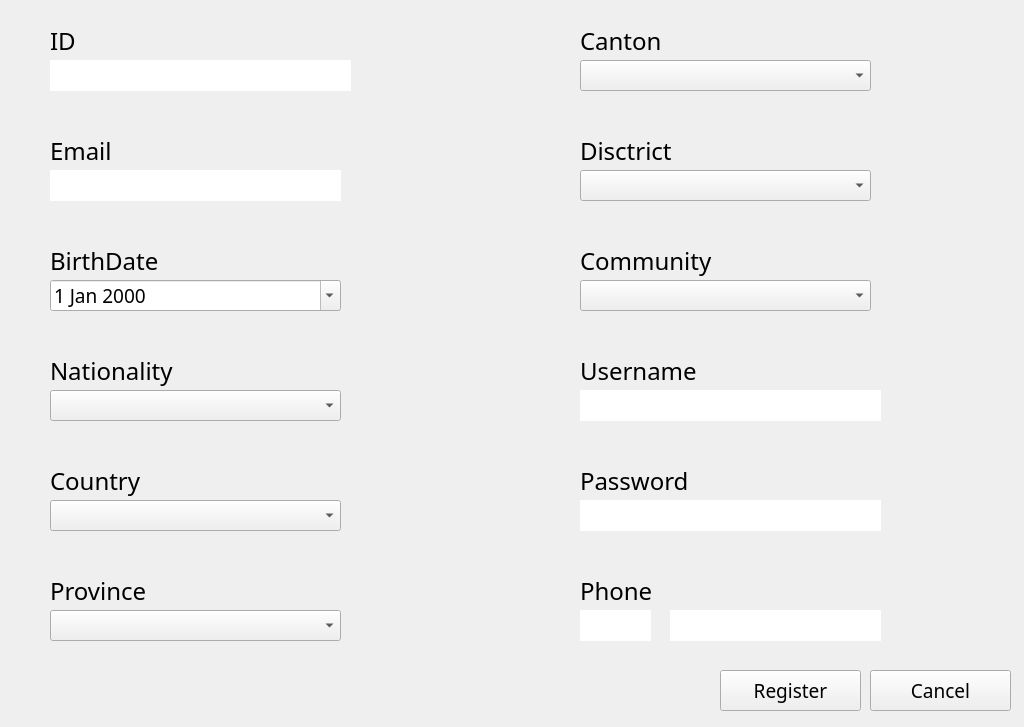
<?xml version="1.0" encoding="UTF-8"?>
<ui version="4.0">
 <class>RegisterPage</class>
 <widget class="QWidget" name="RegisterPage">
  <property name="geometry">
   <rect>
    <x>0</x>
    <y>0</y>
    <width>1024</width>
    <height>727</height>
   </rect>
  </property>
  <property name="sizePolicy">
   <sizepolicy hsizetype="Fixed" vsizetype="Fixed">
    <horstretch>0</horstretch>
    <verstretch>0</verstretch>
   </sizepolicy>
  </property>
  <property name="maximumSize">
   <size>
    <width>1024</width>
    <height>727</height>
   </size>
  </property>
  <property name="windowTitle">
   <string>Register</string>
  </property>
  <widget class="QLabel" name="Register_Background">
   <property name="geometry">
    <rect>
     <x>0</x>
     <y>0</y>
     <width>1024</width>
     <height>727</height>
    </rect>
   </property>
   <property name="sizePolicy">
    <sizepolicy hsizetype="Fixed" vsizetype="Fixed">
     <horstretch>0</horstretch>
     <verstretch>0</verstretch>
    </sizepolicy>
   </property>
   <property name="text">
    <string/>
   </property>
  </widget>
  <widget class="QLabel" name="Register_PasswordLabel">
   <property name="geometry">
    <rect>
     <x>580</x>
     <y>460</y>
     <width>141</width>
     <height>41</height>
    </rect>
   </property>
   <property name="font">
    <font>
     <family>Source Sans Pro</family>
     <pointsize>18</pointsize>
     <weight>50</weight>
     <bold>false</bold>
    </font>
   </property>
   <property name="text">
    <string>Password</string>
   </property>
  </widget>
  <widget class="QPushButton" name="Register_CancelButton">
   <property name="geometry">
    <rect>
     <x>870</x>
     <y>670</y>
     <width>141</width>
     <height>41</height>
    </rect>
   </property>
   <property name="font">
    <font>
     <family>Coolvetica Rg</family>
     <pointsize>14</pointsize>
    </font>
   </property>
   <property name="text">
    <string>Cancel</string>
   </property>
  </widget>
  <widget class="QLabel" name="Register_UsernameLabel">
   <property name="geometry">
    <rect>
     <x>580</x>
     <y>350</y>
     <width>141</width>
     <height>41</height>
    </rect>
   </property>
   <property name="font">
    <font>
     <family>Source Sans Pro</family>
     <pointsize>18</pointsize>
    </font>
   </property>
   <property name="text">
    <string>Username</string>
   </property>
  </widget>
  <widget class="QPushButton" name="Register_RegisterButton">
   <property name="geometry">
    <rect>
     <x>720</x>
     <y>670</y>
     <width>141</width>
     <height>41</height>
    </rect>
   </property>
   <property name="font">
    <font>
     <family>Coolvetica Rg</family>
     <pointsize>14</pointsize>
    </font>
   </property>
   <property name="text">
    <string>Register</string>
   </property>
   <property name="flat">
    <bool>false</bool>
   </property>
  </widget>
  <widget class="QLabel" name="Register_PersonIDLabel">
   <property name="geometry">
    <rect>
     <x>50</x>
     <y>20</y>
     <width>141</width>
     <height>41</height>
    </rect>
   </property>
   <property name="font">
    <font>
     <family>Source Sans Pro</family>
     <pointsize>18</pointsize>
     <weight>50</weight>
     <bold>false</bold>
    </font>
   </property>
   <property name="text">
    <string>ID</string>
   </property>
  </widget>
  <widget class="QLabel" name="Register_EmailLabel">
   <property name="geometry">
    <rect>
     <x>50</x>
     <y>130</y>
     <width>141</width>
     <height>41</height>
    </rect>
   </property>
   <property name="font">
    <font>
     <family>Source Sans Pro</family>
     <pointsize>18</pointsize>
     <weight>50</weight>
     <bold>false</bold>
    </font>
   </property>
   <property name="text">
    <string>Email</string>
   </property>
  </widget>
  <widget class="QLabel" name="Register_BirthDateLabel">
   <property name="geometry">
    <rect>
     <x>50</x>
     <y>240</y>
     <width>141</width>
     <height>41</height>
    </rect>
   </property>
   <property name="font">
    <font>
     <family>Source Sans Pro</family>
     <pointsize>18</pointsize>
     <weight>50</weight>
     <bold>false</bold>
    </font>
   </property>
   <property name="text">
    <string>BirthDate</string>
   </property>
  </widget>
  <widget class="QDateEdit" name="Register_BirthDateInput">
   <property name="geometry">
    <rect>
     <x>50</x>
     <y>280</y>
     <width>291</width>
     <height>31</height>
    </rect>
   </property>
   <property name="font">
    <font>
     <family>Source Sans Pro</family>
     <pointsize>14</pointsize>
    </font>
   </property>
   <property name="wrapping">
    <bool>false</bool>
   </property>
   <property name="frame">
    <bool>true</bool>
   </property>
   <property name="buttonSymbols">
    <enum>QAbstractSpinBox::UpDownArrows</enum>
   </property>
   <property name="maximumDate">
    <date>
     <year>2200</year>
     <month>12</month>
     <day>31</day>
    </date>
   </property>
   <property name="minimumDate">
    <date>
     <year>1900</year>
     <month>9</month>
     <day>14</day>
    </date>
   </property>
   <property name="calendarPopup">
    <bool>true</bool>
   </property>
  </widget>
  <widget class="QComboBox" name="Register_NationalityInput">
   <property name="geometry">
    <rect>
     <x>50</x>
     <y>390</y>
     <width>291</width>
     <height>31</height>
    </rect>
   </property>
   <property name="font">
    <font>
     <family>Source Sans Pro</family>
     <pointsize>12</pointsize>
    </font>
   </property>
  </widget>
  <widget class="QLabel" name="Register_NationalityLabel">
   <property name="geometry">
    <rect>
     <x>50</x>
     <y>350</y>
     <width>141</width>
     <height>41</height>
    </rect>
   </property>
   <property name="font">
    <font>
     <family>Source Sans Pro</family>
     <pointsize>18</pointsize>
     <weight>50</weight>
     <bold>false</bold>
    </font>
   </property>
   <property name="text">
    <string>Nationality</string>
   </property>
  </widget>
  <widget class="QLabel" name="Register_CountryLabel">
   <property name="geometry">
    <rect>
     <x>50</x>
     <y>460</y>
     <width>141</width>
     <height>41</height>
    </rect>
   </property>
   <property name="font">
    <font>
     <family>Source Sans Pro</family>
     <pointsize>18</pointsize>
     <weight>50</weight>
     <bold>false</bold>
    </font>
   </property>
   <property name="text">
    <string>Country</string>
   </property>
  </widget>
  <widget class="QLabel" name="Register_PhoneLabel">
   <property name="geometry">
    <rect>
     <x>580</x>
     <y>570</y>
     <width>141</width>
     <height>41</height>
    </rect>
   </property>
   <property name="font">
    <font>
     <family>Source Sans Pro</family>
     <pointsize>18</pointsize>
     <weight>50</weight>
     <bold>false</bold>
    </font>
   </property>
   <property name="text">
    <string>Phone</string>
   </property>
  </widget>
  <widget class="QComboBox" name="Register_CountryInput">
   <property name="geometry">
    <rect>
     <x>50</x>
     <y>500</y>
     <width>291</width>
     <height>31</height>
    </rect>
   </property>
   <property name="font">
    <font>
     <family>Source Sans Pro</family>
     <pointsize>12</pointsize>
    </font>
   </property>
  </widget>
  <widget class="QComboBox" name="Register_ProvinceInput">
   <property name="geometry">
    <rect>
     <x>50</x>
     <y>610</y>
     <width>291</width>
     <height>31</height>
    </rect>
   </property>
   <property name="font">
    <font>
     <family>Source Sans Pro</family>
     <pointsize>12</pointsize>
    </font>
   </property>
  </widget>
  <widget class="QLabel" name="Register_ProvinceLabel">
   <property name="geometry">
    <rect>
     <x>50</x>
     <y>570</y>
     <width>141</width>
     <height>41</height>
    </rect>
   </property>
   <property name="font">
    <font>
     <family>Source Sans Pro</family>
     <pointsize>18</pointsize>
     <weight>50</weight>
     <bold>false</bold>
    </font>
   </property>
   <property name="text">
    <string>Province</string>
   </property>
  </widget>
  <widget class="QComboBox" name="Register_CantonInput">
   <property name="geometry">
    <rect>
     <x>580</x>
     <y>60</y>
     <width>291</width>
     <height>31</height>
    </rect>
   </property>
   <property name="font">
    <font>
     <family>Source Sans Pro</family>
     <pointsize>12</pointsize>
    </font>
   </property>
  </widget>
  <widget class="QLabel" name="Register_CantonLabel">
   <property name="geometry">
    <rect>
     <x>580</x>
     <y>20</y>
     <width>141</width>
     <height>41</height>
    </rect>
   </property>
   <property name="font">
    <font>
     <family>Source Sans Pro</family>
     <pointsize>18</pointsize>
     <weight>50</weight>
     <bold>false</bold>
    </font>
   </property>
   <property name="text">
    <string>Canton</string>
   </property>
  </widget>
  <widget class="QLabel" name="Register_DistrictLabel">
   <property name="geometry">
    <rect>
     <x>580</x>
     <y>130</y>
     <width>141</width>
     <height>41</height>
    </rect>
   </property>
   <property name="font">
    <font>
     <family>Source Sans Pro</family>
     <pointsize>18</pointsize>
     <weight>50</weight>
     <bold>false</bold>
    </font>
   </property>
   <property name="text">
    <string>Disctrict</string>
   </property>
  </widget>
  <widget class="QComboBox" name="Register_DistrictInput">
   <property name="geometry">
    <rect>
     <x>580</x>
     <y>170</y>
     <width>291</width>
     <height>31</height>
    </rect>
   </property>
   <property name="font">
    <font>
     <family>Source Sans Pro</family>
     <pointsize>12</pointsize>
    </font>
   </property>
  </widget>
  <widget class="QLabel" name="Register_CommunityLabel">
   <property name="geometry">
    <rect>
     <x>580</x>
     <y>240</y>
     <width>141</width>
     <height>41</height>
    </rect>
   </property>
   <property name="font">
    <font>
     <family>Source Sans Pro</family>
     <pointsize>18</pointsize>
     <weight>50</weight>
     <bold>false</bold>
    </font>
   </property>
   <property name="text">
    <string>Community</string>
   </property>
  </widget>
  <widget class="QComboBox" name="Register_CommunityInput">
   <property name="geometry">
    <rect>
     <x>580</x>
     <y>280</y>
     <width>291</width>
     <height>31</height>
    </rect>
   </property>
   <property name="font">
    <font>
     <family>Source Sans Pro</family>
     <pointsize>12</pointsize>
    </font>
   </property>
  </widget>
  <widget class="QLineEdit" name="Register_IDInput">
   <property name="geometry">
    <rect>
     <x>50</x>
     <y>60</y>
     <width>301</width>
     <height>31</height>
    </rect>
   </property>
   <property name="font">
    <font>
     <family>Source Sans Pro</family>
     <pointsize>14</pointsize>
    </font>
   </property>
   <property name="frame">
    <bool>false</bool>
   </property>
  </widget>
  <widget class="QLineEdit" name="Register_EmailInput">
   <property name="geometry">
    <rect>
     <x>50</x>
     <y>170</y>
     <width>291</width>
     <height>31</height>
    </rect>
   </property>
   <property name="font">
    <font>
     <family>Source Sans Pro</family>
     <pointsize>14</pointsize>
    </font>
   </property>
   <property name="frame">
    <bool>false</bool>
   </property>
  </widget>
  <widget class="QLineEdit" name="Register_UsernameInput">
   <property name="geometry">
    <rect>
     <x>580</x>
     <y>390</y>
     <width>301</width>
     <height>31</height>
    </rect>
   </property>
   <property name="font">
    <font>
     <family>Source Sans Pro</family>
     <pointsize>14</pointsize>
    </font>
   </property>
   <property name="frame">
    <bool>false</bool>
   </property>
  </widget>
  <widget class="QLineEdit" name="Register_PasswordInput">
   <property name="geometry">
    <rect>
     <x>580</x>
     <y>500</y>
     <width>301</width>
     <height>31</height>
    </rect>
   </property>
   <property name="font">
    <font>
     <family>Source Sans Pro</family>
     <pointsize>14</pointsize>
    </font>
   </property>
   <property name="frame">
    <bool>false</bool>
   </property>
  </widget>
  <widget class="QLineEdit" name="Register_PhoneInput">
   <property name="geometry">
    <rect>
     <x>670</x>
     <y>610</y>
     <width>211</width>
     <height>31</height>
    </rect>
   </property>
   <property name="font">
    <font>
     <family>Source Sans Pro</family>
     <pointsize>14</pointsize>
    </font>
   </property>
   <property name="frame">
    <bool>false</bool>
   </property>
  </widget>
  <widget class="QLineEdit" name="Register_PhoneAreaInput">
   <property name="geometry">
    <rect>
     <x>580</x>
     <y>610</y>
     <width>71</width>
     <height>31</height>
    </rect>
   </property>
   <property name="font">
    <font>
     <family>Source Sans Pro</family>
     <pointsize>14</pointsize>
    </font>
   </property>
   <property name="frame">
    <bool>false</bool>
   </property>
  </widget>
 </widget>
 <resources/>
 <connections/>
</ui>
